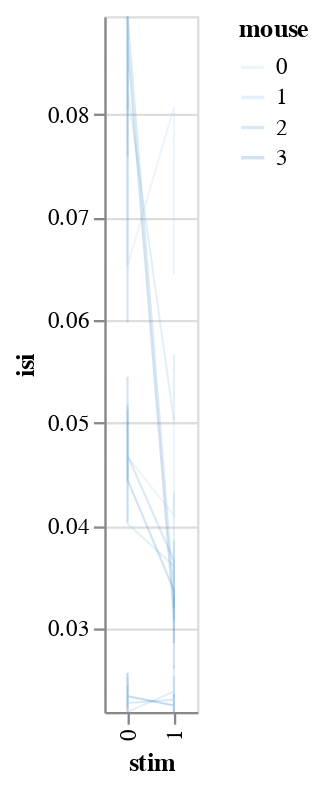

The cell this chart's notebook holds for it:
### Markdown cell above
This is stil fishy: why vertical lines? all sources of variance should be accounted for

### Code cell
bw.plot_posteriors_no_slope(x='stim', detail='neuron', color='mouse:O')

### Figure 1 — Vega-Lite specification as saved in the notebook (floating-point values rounded to 4 significant figures)
{"config": {"view": {"continuousWidth": 400, "continuousHeight": 300}}, "data": {"name": "data-8b13dfeb54a8c7650befe3382937fb34"}, "mark": {"type": "line", "fill": null}, "encoding": {"color": {"type": "ordinal", "field": "mouse"}, "detail": {"type": "quantitative", "field": "neuron"}, "opacity": {"value": 0.2}, "size": {"value": 0.9}, "x": {"type": "ordinal", "field": "stim"}, "y": {"type": "quantitative", "field": "isi", "scale": {"clamp": true, "domain": [0.02184, 0.08956], "zero": false}}}, "$schema": "https://vega.github.io/schema/vega-lite/v4.8.1.json", "datasets": {"data-8b13dfeb54a8c7650befe3382937fb34": [{"neuron": 0, "neuron_x_mouse": "0m0bayes", "stim": 0, "mouse": 0, "mouse_code": 0, "i_trial": 0, "neuron_code": 0, "log_firing_rate": 1.841, "Firing rate": 69.37, "firing_rate": 69.37, "i_spike": 39.0, "isi": 0.09033, "combined_condition": 0}, {"neuron": 0, "neuron_x_mouse": "0m0bayes", "stim": 0, "mouse": 0, "mouse_code": 0, "i_trial": 1, "neuron_code": 0, "log_firing_rate": 2.176, "Firing rate": 149.9, "firing_rate": 149.9, "i_spike": 42.5, "isi": 0.07948, "combined_condition": 0}, {"neuron": 0, "neuron_x_mouse": "0m0bayes", "stim": 0, "mouse": 0, "mouse_code": 0, "i_trial": 2, "neuron_code": 0, "log_firing_rate": 2.054, "Firing rate": 113.2, "firing_rate": 113.2, "i_spike": 43.5, "isi": 0.08025, "combined_condition": 0}, {"neuron": 0, "neuron_x_mouse": "0m0bayes", "stim": 0, "mouse": 0, "mouse_code": 0, "i_trial": 3, "neuron_code": 0, "log_firing_rate": 1.763, "Firing rate": 57.96, "firing_rate": 57.96, "i_spike": 47.5, "isi": 0.07172, "combined_condition": 0}, {"neuron": 0, "neuron_x_mouse": "0m0bayes", "stim": 0, "mouse": 0, "mouse_code": 0, "i_trial": 4, "neuron_code": 0, "log_firing_rate": 2.074, "Firing rate": 118.6, "firing_rate": 118.6, "i_spike": 53.5, "isi": 0.06525, "combined_condition": 0}, {"neuron": 0, "neuron_x_mouse": "0m0bayes", "stim": 1, "mouse": 0, "mouse_code": 0, "i_trial": 0, "neuron_code": 0, "log_firing_rate": 1.993, "Firing rate": 98.33, "firing_rate": 98.33, "i_spike": 43.0, "isi": 0.08072, "combined_condition": 12}, {"neuron": 0, "neuron_x_mouse": "0m0bayes", "stim": 1, "mouse": 0, "mouse_code": 0, "i_trial": 1, "neuron_code": 0, "log_firing_rate": 2.261, "Firing rate": 182.3, "firing_rate": 182.3, "i_spike": 45.5, "isi": 0.07702, "combined_condition": 12}, {"neuron": 0, "neuron_x_mouse": "0m0bayes", "stim": 1, "mouse": 0, "mouse_code": 0, "i_trial": 2, "neuron_code": 0, "log_firing_rate": 1.909, "Firing rate": 81.02, "firing_rate": 81.02, "i_spike": 47.5, "isi": 0.07307, "combined_condition": 12}, {"neuron": 0, "neuron_x_mouse": "0m0bayes", "stim": 1, "mouse": 0, "mouse_code": 0, "i_trial": 3, "neuron_code": 0, "log_firing_rate": 2.065, "Firing rate": 116.1, "firing_rate": 116.1, "i_spike": 53.5, "isi": 0.06442, "combined_condition": 12}, {"neuron": 0, "neuron_x_mouse": "0m0bayes", "stim": 1, "mouse": 0, "mouse_code": 0, "i_trial": 4, "neuron_code": 0, "log_firing_rate": 1.942, "Firing rate": 87.57, "firing_rate": 87.57, "i_spike": 46.5, "isi": 0.07522, "combined_condition": 12}, {"neuron": 0, "neuron_x_mouse": "0m1bayes", "stim": 0, "mouse": 1, "mouse_code": 1, "i_trial": 0, "neuron_code": 1, "log_firing_rate": 1.636, "Firing rate": 43.21, "firing_rate": 43.21, "i_spike": 42.5, "isi": 0.08041, "combined_condition": 1}, {"neuron": 0, "neuron_x_mouse": "0m1bayes", "stim": 0, "mouse": 1, "mouse_code": 1, "i_trial": 1, "neuron_code": 1, "log_firing_rate": 1.801, "Firing rate": 63.23, "firing_rate": 63.23, "i_spike": 41.5, "isi": 0.08403, "combined_condition": 1}, {"neuron": 0, "neuron_x_mouse": "0m1bayes", "stim": 0, "mouse": 1, "mouse_code": 1, "i_trial": 2, "neuron_code": 1, "log_firing_rate": 1.73, "Firing rate": 53.67, "firing_rate": 53.67, "i_spike": 31.0, "isi": 0.1105, "combined_condition": 1}, {"neuron": 0, "neuron_x_mouse": "0m1bayes", "stim": 0, "mouse": 1, "mouse_code": 1, "i_trial": 3, "neuron_code": 1, "log_firing_rate": 1.558, "Firing rate": 36.14, "firing_rate": 36.14, "i_spike": 38.0, "isi": 0.09261, "combined_condition": 1}, {"neuron": 0, "neuron_x_mouse": "0m1bayes", "stim": 0, "mouse": 1, "mouse_code": 1, "i_trial": 4, "neuron_code": 1, "log_firing_rate": 1.772, "Firing rate": 59.2, "firing_rate": 59.2, "i_spike": 42.0, "isi": 0.08239, "combined_condition": 1}, {"neuron": 0, "neuron_x_mouse": "0m1bayes", "stim": 1, "mouse": 1, "mouse_code": 1, "i_trial": 0, "neuron_code": 1, "log_firing_rate": 2.424, "Firing rate": 265.7, "firing_rate": 265.7, "i_spike": 68.5, "isi": 0.05018, "combined_condition": 13}, {"neuron": 0, "neuron_x_mouse": "0m1bayes", "stim": 1, "mouse": 1, "mouse_code": 1, "i_trial": 1, "neuron_code": 1, "log_firing_rate": 1.997, "Firing rate": 99.27, "firing_rate": 99.27, "i_spike": 61.5, "isi": 0.05661, "combined_condition": 13}, {"neuron": 0, "neuron_x_mouse": "0m1bayes", "stim": 1, "mouse": 1, "mouse_code": 1, "i_trial": 2, "neuron_code": 1, "log_firing_rate": 1.942, "Firing rate": 87.5, "firing_rate": 87.5, "i_spike": 65.5, "isi": 0.05308, "combined_condition": 13}, {"neuron": 0, "neuron_x_mouse": "0m1bayes", "stim": 1, "mouse": 1, "mouse_code": 1, "i_trial": 3, "neuron_code": 1, "log_firing_rate": 2.949, "Firing rate": 890.0, "firing_rate": 890.0, "i_spike": 66.5, "isi": 0.05235, "combined_condition": 13}, {"neuron": 0, "neuron_x_mouse": "0m1bayes", "stim": 1, "mouse": 1, "mouse_code": 1, "i_trial": 4, "neuron_code": 1, "log_firing_rate": 1.959, "Firing rate": 90.91, "firing_rate": 90.91, "i_spike": 60.5, "isi": 0.05642, "combined_condition": 13}, {"neuron": 0, "neuron_x_mouse": "0m2bayes", "stim": 0, "mouse": 2, "mouse_code": 2, "i_trial": 0, "neuron_code": 2, "log_firing_rate": 1.513, "Firing rate": 32.6, "firing_rate": 32.6, "i_spike": 29.5, "isi": 0.116, "combined_condition": 2}, {"neuron": 0, "neuron_x_mouse": "0m2bayes", "stim": 0, "mouse": 2, "mouse_code": 2, "i_trial": 1, "neuron_code": 2, "log_firing_rate": 2.875, "Firing rate": 749.2, "firing_rate": 749.2, "i_spike": 46.0, "isi": 0.07591, "combined_condition": 2}, {"neuron": 0, "neuron_x_mouse": "0m2bayes", "stim": 0, "mouse": 2, "mouse_code": 2, "i_trial": 2, "neuron_code": 2, "log_firing_rate": 1.529, "Firing rate": 33.8, "firing_rate": 33.8, "i_spike": 36.5, "isi": 0.09486, "combined_condition": 2}, {"neuron": 0, "neuron_x_mouse": "0m2bayes", "stim": 0, "mouse": 2, "mouse_code": 2, "i_trial": 3, "neuron_code": 2, "log_firing_rate": 1.987, "Firing rate": 97.09, "firing_rate": 97.09, "i_spike": 40.0, "isi": 0.08736, "combined_condition": 2}, {"neuron": 0, "neuron_x_mouse": "0m2bayes", "stim": 0, "mouse": 2, "mouse_code": 2, "i_trial": 4, "neuron_code": 2, "log_firing_rate": 1.459, "Firing rate": 28.78, "firing_rate": 28.78, "i_spike": 34.5, "isi": 0.1013, "combined_condition": 2}, {"neuron": 0, "neuron_x_mouse": "0m2bayes", "stim": 1, "mouse": 2, "mouse_code": 2, "i_trial": 0, "neuron_code": 2, "log_firing_rate": 2.308, "Firing rate": 203.4, "firing_rate": 203.4, "i_spike": 105.5, "isi": 0.03295, "combined_condition": 14}, {"neuron": 0, "neuron_x_mouse": "0m2bayes", "stim": 1, "mouse": 2, "mouse_code": 2, "i_trial": 1, "neuron_code": 2, "log_firing_rate": 2.602, "Firing rate": 400.2, "firing_rate": 400.2, "i_spike": 101.5, "isi": 0.03384, "combined_condition": 14}, {"neuron": 0, "neuron_x_mouse": "0m2bayes", "stim": 1, "mouse": 2, "mouse_code": 2, "i_trial": 2, "neuron_code": 2, "log_firing_rate": 2.439, "Firing rate": 274.8, "firing_rate": 274.8, "i_spike": 109.0, "isi": 0.03202, "combined_condition": 14}, {"neuron": 0, "neuron_x_mouse": "0m2bayes", "stim": 1, "mouse": 2, "mouse_code": 2, "i_trial": 3, "neuron_code": 2, "log_firing_rate": 2.39, "Firing rate": 245.7, "firing_rate": 245.7, "i_spike": 87.5, "isi": 0.03853, "combined_condition": 14}, {"neuron": 0, "neuron_x_mouse": "0m2bayes", "stim": 1, "mouse": 2, "mouse_code": 2, "i_trial": 4, "neuron_code": 2, "log_firing_rate": 2.665, "Firing rate": 462.4, "firing_rate": 462.4, "i_spike": 104.5, "isi": 0.03313, "combined_condition": 14}, {"neuron": 0, "neuron_x_mouse": "0m3bayes", "stim": 0, "mouse": 3, "mouse_code": 3, "i_trial": 0, "neuron_code": 3, "log_firing_rate": 1.854, "Firing rate": 71.47, "firing_rate": 71.47, "i_spike": 39.5, "isi": 0.08951, "combined_condition": 3}, {"neuron": 0, "neuron_x_mouse": "0m3bayes", "stim": 0, "mouse": 3, "mouse_code": 3, "i_trial": 1, "neuron_code": 3, "log_firing_rate": 1.977, "Firing rate": 94.82, "firing_rate": 94.82, "i_spike": 56.0, "isi": 0.05978, "combined_condition": 3}, {"neuron": 0, "neuron_x_mouse": "0m3bayes", "stim": 0, "mouse": 3, "mouse_code": 3, "i_trial": 2, "neuron_code": 3, "log_firing_rate": 1.791, "Firing rate": 61.82, "firing_rate": 61.82, "i_spike": 40.0, "isi": 0.08689, "combined_condition": 3}, {"neuron": 0, "neuron_x_mouse": "0m3bayes", "stim": 0, "mouse": 3, "mouse_code": 3, "i_trial": 3, "neuron_code": 3, "log_firing_rate": 1.596, "Firing rate": 39.43, "firing_rate": 39.43, "i_spike": 44.5, "isi": 0.07659, "combined_condition": 3}, {"neuron": 0, "neuron_x_mouse": "0m3bayes", "stim": 0, "mouse": 3, "mouse_code": 3, "i_trial": 4, "neuron_code": 3, "log_firing_rate": 1.851, "Firing rate": 71.02, "firing_rate": 71.02, "i_spike": 40.0, "isi": 0.08695, "combined_condition": 3}, {"neuron": 0, "neuron_x_mouse": "0m3bayes", "stim": 1, "mouse": 3, "mouse_code": 3, "i_trial": 0, "neuron_code": 3, "log_firing_rate": 2.244, "Firing rate": 175.6, "firing_rate": 175.6, "i_spike": 110.0, "isi": 0.031, "combined_condition": 15}, {"neuron": 0, "neuron_x_mouse": "0m3bayes", "stim": 1, "mouse": 3, "mouse_code": 3, "i_trial": 1, "neuron_code": 3, "log_firing_rate": 2.83, "Firing rate": 676.5, "firing_rate": 676.5, "i_spike": 110.5, "isi": 0.03159, "combined_condition": 15}, {"neuron": 0, "neuron_x_mouse": "0m3bayes", "stim": 1, "mouse": 3, "mouse_code": 3, "i_trial": 2, "neuron_code": 3, "log_firing_rate": 2.516, "Firing rate": 328.1, "firing_rate": 328.1, "i_spike": 117.0, "isi": 0.02853, "combined_condition": 15}, {"neuron": 0, "neuron_x_mouse": "0m3bayes", "stim": 1, "mouse": 3, "mouse_code": 3, "i_trial": 3, "neuron_code": 3, "log_firing_rate": 2.71, "Firing rate": 513.0, "firing_rate": 513.0, "i_spike": 112.5, "isi": 0.03007, "combined_condition": 15}, {"neuron": 0, "neuron_x_mouse": "0m3bayes", "stim": 1, "mouse": 3, "mouse_code": 3, "i_trial": 4, "neuron_code": 3, "log_firing_rate": 2.271, "Firing rate": 186.5, "firing_rate": 186.5, "i_spike": 101.5, "isi": 0.03304, "combined_condition": 15}, {"neuron": 1, "neuron_x_mouse": "1m0bayes", "stim": 0, "mouse": 0, "mouse_code": 0, "i_trial": 0, "neuron_code": 4, "log_firing_rate": 2.229, "Firing rate": 169.5, "firing_rate": 169.5, "i_spike": 79.0, "isi": 0.04447, "combined_condition": 4}, {"neuron": 1, "neuron_x_mouse": "1m0bayes", "stim": 0, "mouse": 0, "mouse_code": 0, "i_trial": 1, "neuron_code": 4, "log_firing_rate": 2.493, "Firing rate": 310.8, "firing_rate": 310.8, "i_spike": 72.5, "isi": 0.04814, "combined_condition": 4}, {"neuron": 1, "neuron_x_mouse": "1m0bayes", "stim": 0, "mouse": 0, "mouse_code": 0, "i_trial": 2, "neuron_code": 4, "log_firing_rate": 2.086, "Firing rate": 122.0, "firing_rate": 122.0, "i_spike": 68.5, "isi": 0.0502, "combined_condition": 4}, {"neuron": 1, "neuron_x_mouse": "1m0bayes", "stim": 0, "mouse": 0, "mouse_code": 0, "i_trial": 3, "neuron_code": 4, "log_firing_rate": 1.894, "Firing rate": 78.28, "firing_rate": 78.28, "i_spike": 73.0, "isi": 0.04782, "combined_condition": 4}, {"neuron": 1, "neuron_x_mouse": "1m0bayes", "stim": 0, "mouse": 0, "mouse_code": 0, "i_trial": 4, "neuron_code": 4, "log_firing_rate": 2.077, "Firing rate": 119.5, "firing_rate": 119.5, "i_spike": 75.0, "isi": 0.04667, "combined_condition": 4}, {"neuron": 1, "neuron_x_mouse": "1m0bayes", "stim": 1, "mouse": 0, "mouse_code": 0, "i_trial": 0, "neuron_code": 4, "log_firing_rate": 2.645, "Firing rate": 441.6, "firing_rate": 441.6, "i_spike": 84.0, "isi": 0.04097, "combined_condition": 16}, {"neuron": 1, "neuron_x_mouse": "1m0bayes", "stim": 1, "mouse": 0, "mouse_code": 0, "i_trial": 1, "neuron_code": 4, "log_firing_rate": 1.9, "Firing rate": 79.45, "firing_rate": 79.45, "i_spike": 70.0, "isi": 0.05015, "combined_condition": 16}, {"neuron": 1, "neuron_x_mouse": "1m0bayes", "stim": 1, "mouse": 0, "mouse_code": 0, "i_trial": 2, "neuron_code": 4, "log_firing_rate": 1.876, "Firing rate": 75.18, "firing_rate": 75.18, "i_spike": 76.0, "isi": 0.0456, "combined_condition": 16}, {"neuron": 1, "neuron_x_mouse": "1m0bayes", "stim": 1, "mouse": 0, "mouse_code": 0, "i_trial": 3, "neuron_code": 4, "log_firing_rate": 2.029, "Firing rate": 107.0, "firing_rate": 107.0, "i_spike": 67.5, "isi": 0.04963, "combined_condition": 16}, {"neuron": 1, "neuron_x_mouse": "1m0bayes", "stim": 1, "mouse": 0, "mouse_code": 0, "i_trial": 4, "neuron_code": 4, "log_firing_rate": 1.969, "Firing rate": 93.06, "firing_rate": 93.06, "i_spike": 69.0, "isi": 0.05077, "combined_condition": 16}, {"neuron": 1, "neuron_x_mouse": "1m1bayes", "stim": 0, "mouse": 1, "mouse_code": 1, "i_trial": 0, "neuron_code": 5, "log_firing_rate": 2.05, "Firing rate": 112.3, "firing_rate": 112.3, "i_spike": 73.0, "isi": 0.0479, "combined_condition": 5}, {"neuron": 1, "neuron_x_mouse": "1m1bayes", "stim": 0, "mouse": 1, "mouse_code": 1, "i_trial": 1, "neuron_code": 5, "log_firing_rate": 2.315, "Firing rate": 206.6, "firing_rate": 206.6, "i_spike": 70.5, "isi": 0.04904, "combined_condition": 5}, {"neuron": 1, "neuron_x_mouse": "1m1bayes", "stim": 0, "mouse": 1, "mouse_code": 1, "i_trial": 2, "neuron_code": 5, "log_firing_rate": 1.939, "Firing rate": 86.9, "firing_rate": 86.9, "i_spike": 68.5, "isi": 0.05118, "combined_condition": 5}, {"neuron": 1, "neuron_x_mouse": "1m1bayes", "stim": 0, "mouse": 1, "mouse_code": 1, "i_trial": 3, "neuron_code": 5, "log_firing_rate": 2.836, "Firing rate": 685.0, "firing_rate": 685.0, "i_spike": 77.5, "isi": 0.04483, "combined_condition": 5}, {"neuron": 1, "neuron_x_mouse": "1m1bayes", "stim": 0, "mouse": 1, "mouse_code": 1, "i_trial": 4, "neuron_code": 5, "log_firing_rate": 2.194, "Firing rate": 156.2, "firing_rate": 156.2, "i_spike": 84.5, "isi": 0.04015, "combined_condition": 5}, {"neuron": 1, "neuron_x_mouse": "1m1bayes", "stim": 1, "mouse": 1, "mouse_code": 1, "i_trial": 0, "neuron_code": 5, "log_firing_rate": 2.364, "Firing rate": 231.3, "firing_rate": 231.3, "i_spike": 97.0, "isi": 0.03604, "combined_condition": 17}, {"neuron": 1, "neuron_x_mouse": "1m1bayes", "stim": 1, "mouse": 1, "mouse_code": 1, "i_trial": 1, "neuron_code": 5, "log_firing_rate": 3.325, "Firing rate": 2113.0, "firing_rate": 2113.0, "i_spike": 98.5, "isi": 0.03558, "combined_condition": 17}, {"neuron": 1, "neuron_x_mouse": "1m1bayes", "stim": 1, "mouse": 1, "mouse_code": 1, "i_trial": 2, "neuron_code": 5, "log_firing_rate": 2.529, "Firing rate": 338.4, "firing_rate": 338.4, "i_spike": 93.0, "isi": 0.03781, "combined_condition": 17}, {"neuron": 1, "neuron_x_mouse": "1m1bayes", "stim": 1, "mouse": 1, "mouse_code": 1, "i_trial": 3, "neuron_code": 5, "log_firing_rate": 2.843, "Firing rate": 696.2, "firing_rate": 696.2, "i_spike": 106.5, "isi": 0.03275, "combined_condition": 17}, {"neuron": 1, "neuron_x_mouse": "1m1bayes", "stim": 1, "mouse": 1, "mouse_code": 1, "i_trial": 4, "neuron_code": 5, "log_firing_rate": 2.56, "Firing rate": 363.2, "firing_rate": 363.2, "i_spike": 81.0, "isi": 0.0432, "combined_condition": 17}, {"neuron": 1, "neuron_x_mouse": "1m2bayes", "stim": 0, "mouse": 2, "mouse_code": 2, "i_trial": 0, "neuron_code": 6, "log_firing_rate": 2.285, "Firing rate": 192.6, "firing_rate": 192.6, "i_spike": 87.0, "isi": 0.04034, "combined_condition": 6}, {"neuron": 1, "neuron_x_mouse": "1m2bayes", "stim": 0, "mouse": 2, "mouse_code": 2, "i_trial": 1, "neuron_code": 6, "log_firing_rate": 1.669, "Firing rate": 46.62, "firing_rate": 46.62, "i_spike": 68.0, "isi": 0.05159, "combined_condition": 6}, {"neuron": 1, "neuron_x_mouse": "1m2bayes", "stim": 0, "mouse": 2, "mouse_code": 2, "i_trial": 2, "neuron_code": 6, "log_firing_rate": 1.881, "Firing rate": 76.07, "firing_rate": 76.07, "i_spike": 83.0, "isi": 0.04174, "combined_condition": 6}, {"neuron": 1, "neuron_x_mouse": "1m2bayes", "stim": 0, "mouse": 2, "mouse_code": 2, "i_trial": 3, "neuron_code": 6, "log_firing_rate": 2.146, "Firing rate": 139.8, "firing_rate": 139.8, "i_spike": 65.5, "isi": 0.05175, "combined_condition": 6}, {"neuron": 1, "neuron_x_mouse": "1m2bayes", "stim": 0, "mouse": 2, "mouse_code": 2, "i_trial": 4, "neuron_code": 6, "log_firing_rate": 2.178, "Firing rate": 150.6, "firing_rate": 150.6, "i_spike": 74.5, "isi": 0.04681, "combined_condition": 6}, {"neuron": 1, "neuron_x_mouse": "1m2bayes", "stim": 1, "mouse": 2, "mouse_code": 2, "i_trial": 0, "neuron_code": 6, "log_firing_rate": 2.164, "Firing rate": 146.0, "firing_rate": 146.0, "i_spike": 94.5, "isi": 0.03655, "combined_condition": 18}, {"neuron": 1, "neuron_x_mouse": "1m2bayes", "stim": 1, "mouse": 2, "mouse_code": 2, "i_trial": 1, "neuron_code": 6, "log_firing_rate": 2.109, "Firing rate": 128.5, "firing_rate": 128.5, "i_spike": 113.5, "isi": 0.03074, "combined_condition": 18}, {"neuron": 1, "neuron_x_mouse": "1m2bayes", "stim": 1, "mouse": 2, "mouse_code": 2, "i_trial": 2, "neuron_code": 6, "log_firing_rate": 2.531, "Firing rate": 339.9, "firing_rate": 339.9, "i_spike": 102.5, "isi": 0.03386, "combined_condition": 18}, {"neuron": 1, "neuron_x_mouse": "1m2bayes", "stim": 1, "mouse": 2, "mouse_code": 2, "i_trial": 3, "neuron_code": 6, "log_firing_rate": 2.241, "Firing rate": 174.2, "firing_rate": 174.2, "i_spike": 113.0, "isi": 0.03085, "combined_condition": 18}, {"neuron": 1, "neuron_x_mouse": "1m2bayes", "stim": 1, "mouse": 2, "mouse_code": 2, "i_trial": 4, "neuron_code": 6, "log_firing_rate": 2.24, "Firing rate": 174.0, "firing_rate": 174.0, "i_spike": 110.5, "isi": 0.03152, "combined_condition": 18}, {"neuron": 1, "neuron_x_mouse": "1m3bayes", "stim": 0, "mouse": 3, "mouse_code": 3, "i_trial": 0, "neuron_code": 7, "log_firing_rate": 2.11, "Firing rate": 128.9, "firing_rate": 128.9, "i_spike": 64.5, "isi": 0.05446, "combined_condition": 7}, {"neuron": 1, "neuron_x_mouse": "1m3bayes", "stim": 0, "mouse": 3, "mouse_code": 3, "i_trial": 1, "neuron_code": 7, "log_firing_rate": 2.529, "Firing rate": 338.2, "firing_rate": 338.2, "i_spike": 77.5, "isi": 0.04426, "combined_condition": 7}, {"neuron": 1, "neuron_x_mouse": "1m3bayes", "stim": 0, "mouse": 3, "mouse_code": 3, "i_trial": 2, "neuron_code": 7, "log_firing_rate": 2.555, "Firing rate": 359.0, "firing_rate": 359.0, "i_spike": 71.5, "isi": 0.04791, "combined_condition": 7}, {"neuron": 1, "neuron_x_mouse": "1m3bayes", "stim": 0, "mouse": 3, "mouse_code": 3, "i_trial": 3, "neuron_code": 7, "log_firing_rate": 2.274, "Firing rate": 188.0, "firing_rate": 188.0, "i_spike": 77.0, "isi": 0.04526, "combined_condition": 7}, {"neuron": 1, "neuron_x_mouse": "1m3bayes", "stim": 0, "mouse": 3, "mouse_code": 3, "i_trial": 4, "neuron_code": 7, "log_firing_rate": 2.098, "Firing rate": 125.2, "firing_rate": 125.2, "i_spike": 79.0, "isi": 0.04444, "combined_condition": 7}, {"neuron": 1, "neuron_x_mouse": "1m3bayes", "stim": 1, "mouse": 3, "mouse_code": 3, "i_trial": 0, "neuron_code": 7, "log_firing_rate": 2.422, "Firing rate": 264.4, "firing_rate": 264.4, "i_spike": 103.0, "isi": 0.03368, "combined_condition": 19}, {"neuron": 1, "neuron_x_mouse": "1m3bayes", "stim": 1, "mouse": 3, "mouse_code": 3, "i_trial": 1, "neuron_code": 7, "log_firing_rate": 2.665, "Firing rate": 461.9, "firing_rate": 461.9, "i_spike": 114.0, "isi": 0.03051, "combined_condition": 19}, {"neuron": 1, "neuron_x_mouse": "1m3bayes", "stim": 1, "mouse": 3, "mouse_code": 3, "i_trial": 2, "neuron_code": 7, "log_firing_rate": 3.245, "Firing rate": 1758.0, "firing_rate": 1758.0, "i_spike": 133.5, "isi": 0.02605, "combined_condition": 19}, {"neuron": 1, "neuron_x_mouse": "1m3bayes", "stim": 1, "mouse": 3, "mouse_code": 3, "i_trial": 3, "neuron_code": 7, "log_firing_rate": 2.482, "Firing rate": 303.7, "firing_rate": 303.7, "i_spike": 124.0, "isi": 0.02795, "combined_condition": 19}, {"neuron": 1, "neuron_x_mouse": "1m3bayes", "stim": 1, "mouse": 3, "mouse_code": 3, "i_trial": 4, "neuron_code": 7, "log_firing_rate": 2.728, "Firing rate": 535.1, "firing_rate": 535.1, "i_spike": 121.0, "isi": 0.02879, "combined_condition": 19}, {"neuron": 2, "neuron_x_mouse": "2m0bayes", "stim": 0, "mouse": 0, "mouse_code": 0, "i_trial": 0, "neuron_code": 8, "log_firing_rate": 2.313, "Firing rate": 205.5, "firing_rate": 205.5, "i_spike": 143.5, "isi": 0.02427, "combined_condition": 8}, {"neuron": 2, "neuron_x_mouse": "2m0bayes", "stim": 0, "mouse": 0, "mouse_code": 0, "i_trial": 1, "neuron_code": 8, "log_firing_rate": 2.372, "Firing rate": 235.6, "firing_rate": 235.6, "i_spike": 149.5, "isi": 0.0234, "combined_condition": 8}, {"neuron": 2, "neuron_x_mouse": "2m0bayes", "stim": 0, "mouse": 0, "mouse_code": 0, "i_trial": 2, "neuron_code": 8, "log_firing_rate": 2.649, "Firing rate": 445.2, "firing_rate": 445.2, "i_spike": 137.5, "isi": 0.0252, "combined_condition": 8}, {"neuron": 2, "neuron_x_mouse": "2m0bayes", "stim": 0, "mouse": 0, "mouse_code": 0, "i_trial": 3, "neuron_code": 8, "log_firing_rate": 2.344, "Firing rate": 220.7, "firing_rate": 220.7, "i_spike": 160.0, "isi": 0.02191, "combined_condition": 8}, {"neuron": 2, "neuron_x_mouse": "2m0bayes", "stim": 0, "mouse": 0, "mouse_code": 0, "i_trial": 4, "neuron_code": 8, "log_firing_rate": 2.308, "Firing rate": 203.1, "firing_rate": 203.1, "i_spike": 149.5, "isi": 0.02337, "combined_condition": 8}, {"neuron": 2, "neuron_x_mouse": "2m0bayes", "stim": 1, "mouse": 0, "mouse_code": 0, "i_trial": 0, "neuron_code": 8, "log_firing_rate": 2.581, "Firing rate": 381.3, "firing_rate": 381.3, "i_spike": 155.5, "isi": 0.02252, "combined_condition": 20}, {"neuron": 2, "neuron_x_mouse": "2m0bayes", "stim": 1, "mouse": 0, "mouse_code": 0, "i_trial": 1, "neuron_code": 8, "log_firing_rate": 2.484, "Firing rate": 304.6, "firing_rate": 304.6, "i_spike": 165.5, "isi": 0.02105, "combined_condition": 20}, {"neuron": 2, "neuron_x_mouse": "2m0bayes", "stim": 1, "mouse": 0, "mouse_code": 0, "i_trial": 2, "neuron_code": 8, "log_firing_rate": 2.39, "Firing rate": 245.4, "firing_rate": 245.4, "i_spike": 158.5, "isi": 0.022, "combined_condition": 20}, {"neuron": 2, "neuron_x_mouse": "2m0bayes", "stim": 1, "mouse": 0, "mouse_code": 0, "i_trial": 3, "neuron_code": 8, "log_firing_rate": 2.287, "Firing rate": 193.9, "firing_rate": 193.9, "i_spike": 150.0, "isi": 0.02295, "combined_condition": 20}, {"neuron": 2, "neuron_x_mouse": "2m0bayes", "stim": 1, "mouse": 0, "mouse_code": 0, "i_trial": 4, "neuron_code": 8, "log_firing_rate": 2.4, "Firing rate": 251.1, "firing_rate": 251.1, "i_spike": 157.5, "isi": 0.02217, "combined_condition": 20}, {"neuron": 2, "neuron_x_mouse": "2m1bayes", "stim": 0, "mouse": 1, "mouse_code": 1, "i_trial": 0, "neuron_code": 9, "log_firing_rate": 3.185, "Firing rate": 1531.0, "firing_rate": 1531.0, "i_spike": 160.5, "isi": 0.02181, "combined_condition": 9}, {"neuron": 2, "neuron_x_mouse": "2m1bayes", "stim": 0, "mouse": 1, "mouse_code": 1, "i_trial": 1, "neuron_code": 9, "log_firing_rate": 2.368, "Firing rate": 233.2, "firing_rate": 233.2, "i_spike": 162.5, "isi": 0.02159, "combined_condition": 9}, {"neuron": 2, "neuron_x_mouse": "2m1bayes", "stim": 0, "mouse": 1, "mouse_code": 1, "i_trial": 2, "neuron_code": 9, "log_firing_rate": 2.364, "Firing rate": 231.2, "firing_rate": 231.2, "i_spike": 147.5, "isi": 0.02356, "combined_condition": 9}, {"neuron": 2, "neuron_x_mouse": "2m1bayes", "stim": 0, "mouse": 1, "mouse_code": 1, "i_trial": 3, "neuron_code": 9, "log_firing_rate": 2.463, "Firing rate": 290.7, "firing_rate": 290.7, "i_spike": 136.0, "isi": 0.0257, "combined_condition": 9}, {"neuron": 2, "neuron_x_mouse": "2m1bayes", "stim": 0, "mouse": 1, "mouse_code": 1, "i_trial": 4, "neuron_code": 9, "log_firing_rate": 2.419, "Firing rate": 262.6, "firing_rate": 262.6, "i_spike": 160.5, "isi": 0.02185, "combined_condition": 9}, {"neuron": 2, "neuron_x_mouse": "2m1bayes", "stim": 1, "mouse": 1, "mouse_code": 1, "i_trial": 0, "neuron_code": 9, "log_firing_rate": 2.778, "Firing rate": 599.6, "firing_rate": 599.6, "i_spike": 147.0, "isi": 0.02384, "combined_condition": 21}, {"neuron": 2, "neuron_x_mouse": "2m1bayes", "stim": 1, "mouse": 1, "mouse_code": 1, "i_trial": 1, "neuron_code": 9, "log_firing_rate": 2.387, "Firing rate": 243.6, "firing_rate": 243.6, "i_spike": 133.0, "isi": 0.02635, "combined_condition": 21}, {"neuron": 2, "neuron_x_mouse": "2m1bayes", "stim": 1, "mouse": 1, "mouse_code": 1, "i_trial": 2, "neuron_code": 9, "log_firing_rate": 2.363, "Firing rate": 230.6, "firing_rate": 230.6, "i_spike": 150.5, "isi": 0.02322, "combined_condition": 21}, {"neuron": 2, "neuron_x_mouse": "2m1bayes", "stim": 1, "mouse": 1, "mouse_code": 1, "i_trial": 3, "neuron_code": 9, "log_firing_rate": 2.428, "Firing rate": 267.7, "firing_rate": 267.7, "i_spike": 135.0, "isi": 0.02597, "combined_condition": 21}, {"neuron": 2, "neuron_x_mouse": "2m1bayes", "stim": 1, "mouse": 1, "mouse_code": 1, "i_trial": 4, "neuron_code": 9, "log_firing_rate": 2.362, "Firing rate": 230.3, "firing_rate": 230.3, "i_spike": 149.0, "isi": 0.0234, "combined_condition": 21}, {"neuron": 2, "neuron_x_mouse": "2m2bayes", "stim": 0, "mouse": 2, "mouse_code": 2, "i_trial": 0, "neuron_code": 10, "log_firing_rate": 2.497, "Firing rate": 313.7, "firing_rate": 313.7, "i_spike": 143.5, "isi": 0.02444, "combined_condition": 10}, {"neuron": 2, "neuron_x_mouse": "2m2bayes", "stim": 0, "mouse": 2, "mouse_code": 2, "i_trial": 1, "neuron_code": 10, "log_firing_rate": 2.557, "Firing rate": 360.6, "firing_rate": 360.6, "i_spike": 156.5, "isi": 0.02228, "combined_condition": 10}, {"neuron": 2, "neuron_x_mouse": "2m2bayes", "stim": 0, "mouse": 2, "mouse_code": 2, "i_trial": 2, "neuron_code": 10, "log_firing_rate": 2.219, "Firing rate": 165.6, "firing_rate": 165.6, "i_spike": 155.0, "isi": 0.02246, "combined_condition": 10}, {"neuron": 2, "neuron_x_mouse": "2m2bayes", "stim": 0, "mouse": 2, "mouse_code": 2, "i_trial": 3, "neuron_code": 10, "log_firing_rate": 2.404, "Firing rate": 253.4, "firing_rate": 253.4, "i_spike": 152.0, "isi": 0.02304, "combined_condition": 10}, {"neuron": 2, "neuron_x_mouse": "2m2bayes", "stim": 0, "mouse": 2, "mouse_code": 2, "i_trial": 4, "neuron_code": 10, "log_firing_rate": 2.339, "Firing rate": 218.1, "firing_rate": 218.1, "i_spike": 152.0, "isi": 0.02272, "combined_condition": 10}, {"neuron": 2, "neuron_x_mouse": "2m2bayes", "stim": 1, "mouse": 2, "mouse_code": 2, "i_trial": 0, "neuron_code": 10, "log_firing_rate": 2.184, "Firing rate": 152.8, "firing_rate": 152.8, "i_spike": 151.5, "isi": 0.02303, "combined_condition": 22}, {"neuron": 2, "neuron_x_mouse": "2m2bayes", "stim": 1, "mouse": 2, "mouse_code": 2, "i_trial": 1, "neuron_code": 10, "log_firing_rate": 2.474, "Firing rate": 297.7, "firing_rate": 297.7, "i_spike": 170.5, "isi": 0.02023, "combined_condition": 22}, {"neuron": 2, "neuron_x_mouse": "2m2bayes", "stim": 1, "mouse": 2, "mouse_code": 2, "i_trial": 2, "neuron_code": 10, "log_firing_rate": 2.706, "Firing rate": 508.5, "firing_rate": 508.5, "i_spike": 137.5, "isi": 0.0254, "combined_condition": 22}, {"neuron": 2, "neuron_x_mouse": "2m2bayes", "stim": 1, "mouse": 2, "mouse_code": 2, "i_trial": 3, "neuron_code": 10, "log_firing_rate": 2.623, "Firing rate": 419.7, "firing_rate": 419.7, "i_spike": 155.5, "isi": 0.02249, "combined_condition": 22}, {"neuron": 2, "neuron_x_mouse": "2m2bayes", "stim": 1, "mouse": 2, "mouse_code": 2, "i_trial": 4, "neuron_code": 10, "log_firing_rate": 2.57, "Firing rate": 371.8, "firing_rate": 371.8, "i_spike": 143.5, "isi": 0.02432, "combined_condition": 22}, {"neuron": 2, "neuron_x_mouse": "2m3bayes", "stim": 0, "mouse": 3, "mouse_code": 3, "i_trial": 0, "neuron_code": 11, "log_firing_rate": 2.877, "Firing rate": 754.1, "firing_rate": 754.1, "i_spike": 164.5, "isi": 0.02128, "combined_condition": 11}, {"neuron": 2, "neuron_x_mouse": "2m3bayes", "stim": 0, "mouse": 3, "mouse_code": 3, "i_trial": 1, "neuron_code": 11, "log_firing_rate": 2.167, "Firing rate": 147.0, "firing_rate": 147.0, "i_spike": 145.0, "isi": 0.02391, "combined_condition": 11}, {"neuron": 2, "neuron_x_mouse": "2m3bayes", "stim": 0, "mouse": 3, "mouse_code": 3, "i_trial": 2, "neuron_code": 11, "log_firing_rate": 2.637, "Firing rate": 433.4, "firing_rate": 433.4, "i_spike": 136.0, "isi": 0.02561, "combined_condition": 11}, {"neuron": 2, "neuron_x_mouse": "2m3bayes", "stim": 0, "mouse": 3, "mouse_code": 3, "i_trial": 3, "neuron_code": 11, "log_firing_rate": 2.368, "Firing rate": 233.4, "firing_rate": 233.4, "i_spike": 139.0, "isi": 0.02509, "combined_condition": 11}, {"neuron": 2, "neuron_x_mouse": "2m3bayes", "stim": 0, "mouse": 3, "mouse_code": 3, "i_trial": 4, "neuron_code": 11, "log_firing_rate": 2.684, "Firing rate": 482.5, "firing_rate": 482.5, "i_spike": 150.0, "isi": 0.02338, "combined_condition": 11}, {"neuron": 2, "neuron_x_mouse": "2m3bayes", "stim": 1, "mouse": 3, "mouse_code": 3, "i_trial": 0, "neuron_code": 11, "log_firing_rate": 2.69, "Firing rate": 489.5, "firing_rate": 489.5, "i_spike": 154.0, "isi": 0.02247, "combined_condition": 23}, {"neuron": 2, "neuron_x_mouse": "2m3bayes", "stim": 1, "mouse": 3, "mouse_code": 3, "i_trial": 1, "neuron_code": 11, "log_firing_rate": 2.456, "Firing rate": 285.6, "firing_rate": 285.6, "i_spike": 160.0, "isi": 0.02183, "combined_condition": 23}, {"neuron": 2, "neuron_x_mouse": "2m3bayes", "stim": 1, "mouse": 3, "mouse_code": 3, "i_trial": 2, "neuron_code": 11, "log_firing_rate": 2.294, "Firing rate": 196.9, "firing_rate": 196.9, "i_spike": 156.0, "isi": 0.02236, "combined_condition": 23}, {"neuron": 2, "neuron_x_mouse": "2m3bayes", "stim": 1, "mouse": 3, "mouse_code": 3, "i_trial": 3, "neuron_code": 11, "log_firing_rate": 2.362, "Firing rate": 229.9, "firing_rate": 229.9, "i_spike": 148.5, "isi": 0.02358, "combined_condition": 23}, {"neuron": 2, "neuron_x_mouse": "2m3bayes", "stim": 1, "mouse": 3, "mouse_code": 3, "i_trial": 4, "neuron_code": 11, "log_firing_rate": 2.713, "Firing rate": 516.6, "firing_rate": 516.6, "i_spike": 156.0, "isi": 0.02225, "combined_condition": 23}]}}
